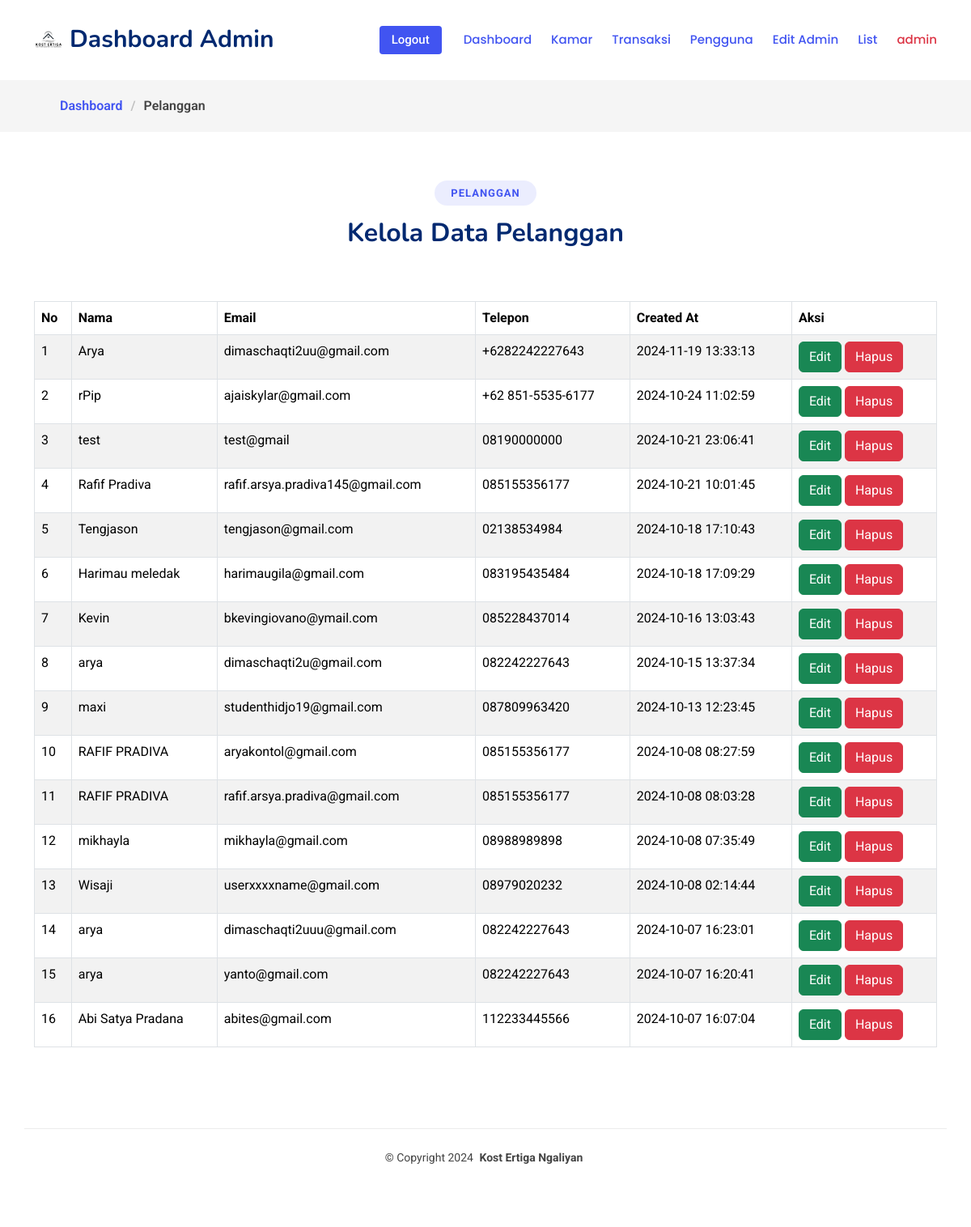
The app's page /pelanggan.php (signed in) with its own data.
### tables this page shows
CREATE TABLE `users` (
  `id` int(11) NOT NULL AUTO_INCREMENT,
  `nama` varchar(100) NOT NULL,
  `email` varchar(100) NOT NULL,
  `no_hp` varchar(20) NOT NULL,
  `password` varchar(255) NOT NULL,
  `created_at` timestamp NOT NULL DEFAULT current_timestamp(),
  PRIMARY KEY (`id`),
  UNIQUE KEY `email` (`email`)
);

### config/helper.php (called while the page is built, shortened)
<?php
	function settings(){
		$application_name = 'Kost Ertiga Ngaliyan';
		$author = 'Kost Ertiga Semarang';
		$description = 'Kos Ertiga terletak di kawasan strategis Semarang, menawarkan lingkungan asri dan akses mudah ke berbagai fasilitas umum. Dengan fasilitas lengkap seperti kamar ber-AC, WiFi super cepat, kamar mandi dalam, dapur bersama, dan area parkir luas, Kos Ertiga adalah pilihan tepat untuk hunian yang nyaman, praktis, dan mendukung kebutuhan Anda sehari-hari.';
		$keywords = '';
		$creator = 'Kost Ertiga Ngaliyan';
		$version = '1.0';
		$title = 'BKK Tracer Study';
		$header = 'BKK Tracer Study';
		$footer = 'Kost Ertiga Ngaliyan';
		$address = '241 Jl. Karonsih Utara Raya Jawa Tengah';
		$telephone = '0813-2507-9903';
		$facsimile = '';
		$email = 'kostertiga242@gmail.com';
		$whatsapp = '0858-7662-0715';
		$website = '';
		$facebook = '';
		$instagram = 'https://www.instagram.com/kostputriertiga_ngaliyan?igsh=ZXFzcWZjMHVtZTNk';
		$twitter = '';
		$youtube = '';
		return array($application_name, $author, $description, $keywords, $creator, $version, $title, $header, $footer, $address, $telephone, $facsimile, $email, $whatsapp, $website, $facebook, $instagram, $twitter, $youtube);
	}
?>

### pelanggan.php (the view, shortened to what this page needs)
<?php
	require_once 'config/helper.php';
	require_once 'resources/views/template.php';
	list($application_name, $author, $description, $keywords, $creator, $version, $title, $header, $footer, $address, $telephone, $facsimile, $email, $whatsapp, $website, $facebook, $instagram, $twitter, $youtube) = settings();
	include 'koneksi.php';
?>
<!DOCTYPE html>
<html lang="en">
<head>
  <?= layout('css'); ?>
</head>
<body class="starter-page-page">
  <header id="header" class="header d-flex align-items-center sticky-top">
    <div class="container-fluid container-xl position-relative d-flex align-items-center">
      <a href="./dashboard.php" class="logo d-flex align-items-center me-auto">
        <img src="assets/img/logo11.png" alt="">
        <h1 class="sitename">Dashboard Admin</h1>
      </a>
      <nav id="navmenu" class="navmenu">
        <ul>
          <li><a href="./dashboard.php" class="active">Dashboard</a></li>
		  <li><a href="./kamar.php" class="active">Kamar</a></li>
		  <li><a href="./transaksi.php" class="active">Transaksi</a></li>
		  <li><a href="./pelanggan.php" class="active">Pengguna</a></li>
      <li><a href="./editadmin.php" class="active">Edit Admin</a></li>
      <li><a href="./list.php" class="active">List</a></li>
      <li><a class="text-danger" href="javascript:void(0)"><?= $_SESSION['username']; ?></a></li>
        </ul>
      </nav>
      <a class="btn-getstarted flex-md-shrink-0" href="./logoutadmin.php">Logout</a>
    </div>
  </header>
  <main class="main">
    <div class="page-title">
      <nav class="breadcrumbs">
        <div class="container">
          <ol>
            <li><a href="./dashboard.php">Dashboard</a></li>
            <li class="current">Pelanggan</li>
          </ol>
        </div>
      </nav>
    </div>
    <section id="starter-section" class="starter-section section">
      <div class="container section-title" data-aos="fade-up">
        <h2>Pelanggan</h2>
        <p>Kelola Data Pelanggan</p>
      </div>
      <div class="container" data-aos="fade-up">
        <table id="myTable" class="table table-bordered table-striped" style="width: 100%;">
			<thead>
				<tr>
					<th>No</th>
					<th>Nama</th>
					<th>Email</th>
					<th>Telepon</th>
					<th>Created At</th>
					<th>Aksi</th>
				</tr>
			</thead>
			<tbody>
				<?php
					$no = 1;
					$sql = "SELECT * FROM users ORDER BY id DESC";
					$result = $conn->query($sql);
					while($data = $result->fetch_assoc()){
				?>
				<tr>
					<td><?= $no++; ?></td>
					<td><?= $data['nama']; ?></td>
					<td><?= $data['email']; ?></td>
					<td><?= $data['no_hp']; ?></td>
					<td><?= $data['created_at']; ?></td>
					<td>
						<a class="btn btn-success" href="./editpelanggan.php?id=<?= $data['id']; ?>"><i class='fa fa-edit'></i> Edit</a>
						<a class="btn btn-danger" href="./hapuspelanggan.php?id=<?= $data['id']; ?>" onclick="return confirm('Anda Yakin Ingin Menghapus Data Ini?')"><i class='fa fa-trash'></i> Hapus</a>
					</td>
				</tr>
				<?php
					}
				?>
			</tbody>
		</table>
      </div>
    </section>
  </main>
  <?= layout('footer'); ?>
</body>
</html>

### resources/views/template.php (shortened to what this page needs)
<?php
	function layout($content, $page = '-'){
		global $mysqli, $application_name, $author, $description, $keywords, $creator, $version, $title, $header, $footer, $address, $telephone, $facsimile, $email, $whatsapp, $website, $facebook, $instagram, $twitter, $youtube;
		switch($content){
			case 'css' :
				echo '
  <link href="./assets/img/favicon1.ico" rel="icon">
  <link href="./assets/img/apple-touch-icon.png" rel="apple-touch-icon">
  <link href="https://fonts.googleapis.com" rel="preconnect">
  <link href="https://fonts.gstatic.com" rel="preconnect" crossorigin>
  <link href="https://fonts.googleapis.com/css2?family=Roboto:ital,wght@0,100;0,300;0,400;0,500;0,700;0,900;1,100;1,300;1,400;1,500;1,700;1,900&family=Poppins:ital,wght@0,100;0,200;0,300;0,400;0,500;0,600;0,700;0,800;0,900;1,100;1,200;1,300;1,400;1,500;1,600;1,700;1,800;1,900&family=Nunito:ital,wght@0,200;0,300;0,400;0,500;0,600;0,700;0,800;0,900;1,200;1,300;1,400;1,500;1,600;1,700;1,800;1,900&display=swap" rel="stylesheet">
  <link href="./assets/vendor/bootstrap/css/bootstrap.min.css" rel="stylesheet">
  <link href="./assets/vendor/bootstrap-icons/bootstrap-icons.css" rel="stylesheet">
  <link href="./assets/vendor/aos/aos.css" rel="stylesheet">
  <link href="./assets/vendor/glightbox/css/glightbox.min.css" rel="stylesheet">
  <link href="./assets/vendor/swiper/swiper-bundle.min.css" rel="stylesheet">
  <link href="./assets/vendor/DataTables/datatables.min.css" rel="stylesheet">
  <link href="./assets/css/main.css" rel="stylesheet">
';
			break;
			case 'footer' :
				echo '<footer id="footer" class="footer">
            <span class="sitename">' . $footer . '</span>
            <p>' . $address . '</p>
            <p class="mt-3"><strong>Phone:</strong> <span>' . $telephone . '</span></p>
            <p><strong>Email:</strong> <span>' . $email . '</span></p>
            <li><i class="bi bi-chevron-right"></i> <a href="' . $instagram . '">Instagram</a></li>
            <li><i class="bi bi-chevron-right"></i> <a href="' . $website . '">Website</a></li>
            <li><i class="bi bi-chevron-right"></i> <a href="mailto:' . $email . '">Email</a></li>
            <li><i class="bi bi-chevron-right"></i> <a href="callto:' . $telephone . '">Telepon</a></li>
            <a href="' . $instagram . '"><i class="bi bi-instagram"></i></a>
            <a href="' . $website . '"><i class="bi bi-globe"></i></a>
            <a href="mailto:' . $email . '"><i class="bi bi-envelope"></i></a>
            <a href="callto:' . $telephone . '"><i class="bi bi-telephone"></i></a>
    <div class="container copyright text-center mt-4">
      <p>© <span>Copyright ' . date('Y') . '</span> <strong class="px-1 sitename">' . $application_name . '</strong></p>
    </div>
  </footer>
';
			break;
			case 'js' :
				echo '
  <script src="./assets/vendor/bootstrap/js/bootstrap.bundle.min.js"></script>
  <script src="./assets/vendor/php-email-form/validate.js"></script>
  <script src="./assets/vendor/aos/aos.js"></script>
  <script src="./assets/vendor/glightbox/js/glightbox.min.js"></script>
  <script src="./assets/vendor/purecounter/purecounter_vanilla.js"></script>
  <script src="./assets/vendor/imagesloaded/imagesloaded.pkgd.min.js"></script>
  <script src="./assets/vendor/isotope-layout/isotope.pkgd.min.js"></script>
  <script src="./assets/vendor/swiper/swiper-bundle.min.js"></script>
  <script src="./assets/vendor/DataTables/datatables.min.js"></script>
  <script src="./assets/vendor/chart.min.js"></script>
  <script src="./assets/vendor/inputmask/jquery.inputmask.min.js"></script>
  <script src="./assets/js/main.js"></script>
';
			break;
		}
	}
?>

### assets/css/main.css (style rules this page uses)
:root { --default-font: "Roboto", system-ui, -apple-system, "Segoe UI", Roboto, "Helvetica Neue", Arial, "Noto Sans", "Liberation Sans", sans-serif, "Apple Color Emoji", "Segoe UI Emoji", "Segoe UI Symbol", "Noto Color Emoji"; --heading-font: "Nunito", sans-serif; --nav-font: "Poppins", sans-serif; }
:root { --background-color: #ffffff; --default-color: #444444; --heading-color: #012970; --accent-color: #4154f1; --surface-color: #ffffff; --contrast-color: #ffffff; }
:root { --nav-color: #012970; --nav-hover-color: #4154f1; --nav-mobile-background-color: #ffffff; --nav-dropdown-background-color: #ffffff; --nav-dropdown-color: #212529; --nav-dropdown-hover-color: #4154f1; }
:root { scroll-behavior: smooth; }
body { color: var(--default-color); background-color: var(--background-color); font-family: var(--default-font); }
a { color: var(--accent-color); text-decoration: none; transition: 0.3s; }
h1, h2, h3, h4, h5, h6 { color: var(--heading-color); font-family: var(--heading-font); }
.header { color: var(--default-color); background-color: var(--background-color); padding: 20px 0; transition: all 0.5s; z-index: 997; }
.header .logo { line-height: 1; }
.header .logo img { max-height: 36px; margin-right: 8px; }
.header .logo h1 { font-size: 30px; margin: 0; font-weight: 700; color: var(--heading-color); }
.header .btn-getstarted, .header .btn-getstarted:focus { color: var(--contrast-color); background: var(--accent-color); font-size: 15px; padding: 8px 25px; margin: 0 0 0 30px; border-radius: 4px; transition: 0.3s; font-weight: 500; }
@media (max-width: 1200px) { .header .logo { order: 1; } }
@media (max-width: 1200px) { .header .btn-getstarted { order: 2; margin: 0 15px 0 0; padding: 6px 15px; } }
@media (max-width: 1200px) { .header .navmenu { order: 3; } }
@media (min-width: 1200px) { .navmenu { padding: 0; } }
@media (min-width: 1200px) { .navmenu ul { margin: 0; padding: 0; display: flex; list-style: none; align-items: center; } }
@media (min-width: 1200px) { .navmenu li { position: relative; } }
@media (min-width: 1200px) { .navmenu a, .navmenu a:focus { color: var(--nav-color); padding: 18px 12px; font-size: 15px; font-family: var(--nav-font); font-weight: 500; display: flex; align-items: center; justify-content: space-between; white-space: nowrap; transition: 0.3s; } }
@media (min-width: 1200px) { .navmenu li:last-child a { padding-right: 0; } }
@media (min-width: 1200px) { .navmenu li:hover>a, .navmenu .active, .navmenu .active:focus { color: var(--nav-hover-color); } }
.footer { color: var(--default-color); background-color: var(--background-color); font-size: 14px; padding-bottom: 50px; position: relative; }
.footer .copyright { padding-top: 25px; padding-bottom: 25px; border-top: 1px solid color-mix(in srgb, var(--default-color), transparent 90%); }
.footer .copyright p { margin-bottom: 0; }
.page-title { color: var(--default-color); background-color: var(--background-color); position: relative; }
.page-title nav { background-color: color-mix(in srgb, var(--default-color), transparent 95%); padding: 20px 0; }
.page-title nav ol { display: flex; flex-wrap: wrap; list-style: none; margin: 0; font-size: 16px; font-weight: 600; }
.page-title nav ol li+li { padding-left: 10px; }
.page-title nav ol li+li::before { content: "/"; display: inline-block; padding-right: 10px; color: color-mix(in srgb, var(--default-color), transparent 70%); }
section, .section { color: var(--default-color); background-color: var(--background-color); padding: 60px 0; scroll-margin-top: 98px; overflow: clip; }
.section-title { text-align: center; padding-bottom: 60px; position: relative; }
.section-title h2 { font-size: 13px; letter-spacing: 1px; font-weight: 700; padding: 8px 20px; margin: 0; background: color-mix(in srgb, var(--accent-color), transparent 90%); color: var(--accent-color); display: inline-block; text-transform: uppercase; border-radius: 50px; font-family: var(--default-font); }
.section-title p { color: var(--heading-color); margin: 10px 0 0 0; font-size: 32px; font-weight: 700; font-family: var(--heading-font); }

### records on screen
users: nama "Arya", email "dimaschaqti2uu@gmail.com", no_hp "+6282242227643", created_at "2024-11-19 13:33:13"
users: nama "rPip", email "ajaiskylar@gmail.com", no_hp "+62 851-5535-6177", created_at "2024-10-24 11:02:59"
users: nama "test", email "test@gmail", no_hp "08190000000", created_at "2024-10-21 23:06:41"
users: nama "Rafif Pradiva", email "rafif.arsya.pradiva145@gmail.com", no_hp "085155356177", created_at "2024-10-21 10:01:45"
users: nama "Tengjason", email "tengjason@gmail.com", no_hp "02138534984", created_at "2024-10-18 17:10:43"
users: nama "Harimau meledak", email "harimaugila@gmail.com", no_hp "083195435484", created_at "2024-10-18 17:09:29"
users: nama "Kevin", email "bkevingiovano@ymail.com", no_hp "085228437014", created_at "2024-10-16 13:03:43"
users: nama "arya", email "dimaschaqti2u@gmail.com", no_hp "082242227643", created_at "2024-10-15 13:37:34"
users: nama "maxi", email "studenthidjo19@gmail.com", no_hp "087809963420", created_at "2024-10-13 12:23:45"
users: nama "RAFIF PRADIVA", email "aryakontol@gmail.com", no_hp "085155356177", created_at "2024-10-08 08:27:59"
users: nama "RAFIF PRADIVA", email "rafif.arsya.pradiva@gmail.com", no_hp "085155356177", created_at "2024-10-08 08:03:28"
users: nama "mikhayla", email "mikhayla@gmail.com", no_hp "08988989898", created_at "2024-10-08 07:35:49"
users: nama "Wisaji", email "userxxxxname@gmail.com", no_hp "08979020232", created_at "2024-10-08 02:14:44"
users: nama "arya", email "dimaschaqti2uuu@gmail.com", no_hp "082242227643", created_at "2024-10-07 16:23:01"
users: nama "arya", email "yanto@gmail.com", no_hp "082242227643", created_at "2024-10-07 16:20:41"
users: nama "Abi Satya Pradana", email "abites@gmail.com", no_hp "112233445566", created_at "2024-10-07 16:07:04"

### other values on screen
$_SESSION['username'] "admin"
$application_name "Kost Ertiga Ngaliyan"
